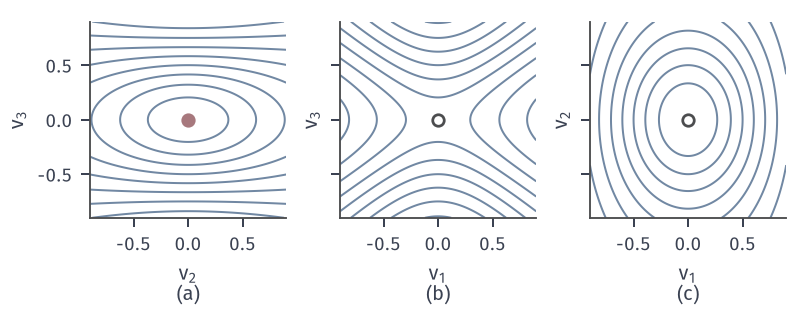

Generate this figure with Python:
from pathlib import Path
import sys
sys.path.insert(0, str(Path(__file__).resolve().parents[1]))
from mfo_common import *

# Pullback f(normalize(x+v)) near the three stationary pairs of the running example.
fig, axs = figure(width_mm=112, height_mm=44, ncols=3, sharey=True)
e = np.eye(3)
u = np.linspace(-.9,.9,240)
V1,V2 = np.meshgrid(u,u)
for k,(ax,i,lab) in enumerate(zip(axs,(0,1,2),'abc')):
    idx=[j for j in range(3) if j!=i]
    v=np.zeros(V1.shape+(3,)); v[...,i]=1; v[...,idx[0]]=V1; v[...,idx[1]]=V2
    F=.5*(v[...,0]**2+2*v[...,1]**2+4*v[...,2]**2)/(v**2).sum(-1)
    ax.contour(V1,V2,F,levels=8,colors=BLUE,linewidths=.8)
    ax.plot(0,0,'o',ms=4.6,color=RED if i==0 else 'white',mec=RED if i==0 else GRAY,mew=1.1)
    ax.set_aspect('equal'); ax.set_xticks([-.5,0,.5]); ax.set_yticks([-.5,0,.5])
    ax.set_xlabel(f'$v_{idx[0]+1}$'+'\n'+f'({lab})')
    ax.set_ylabel(f'$v_{idx[1]+1}$')
    for s in ax.spines.values(): s.set_linewidth(.75)
save(fig, Path(__file__).resolve().parent, 'figure', {'formula': 'pullback contours at e1,e2,e3, normalization retraction, A=diag(1,2,4)'})
